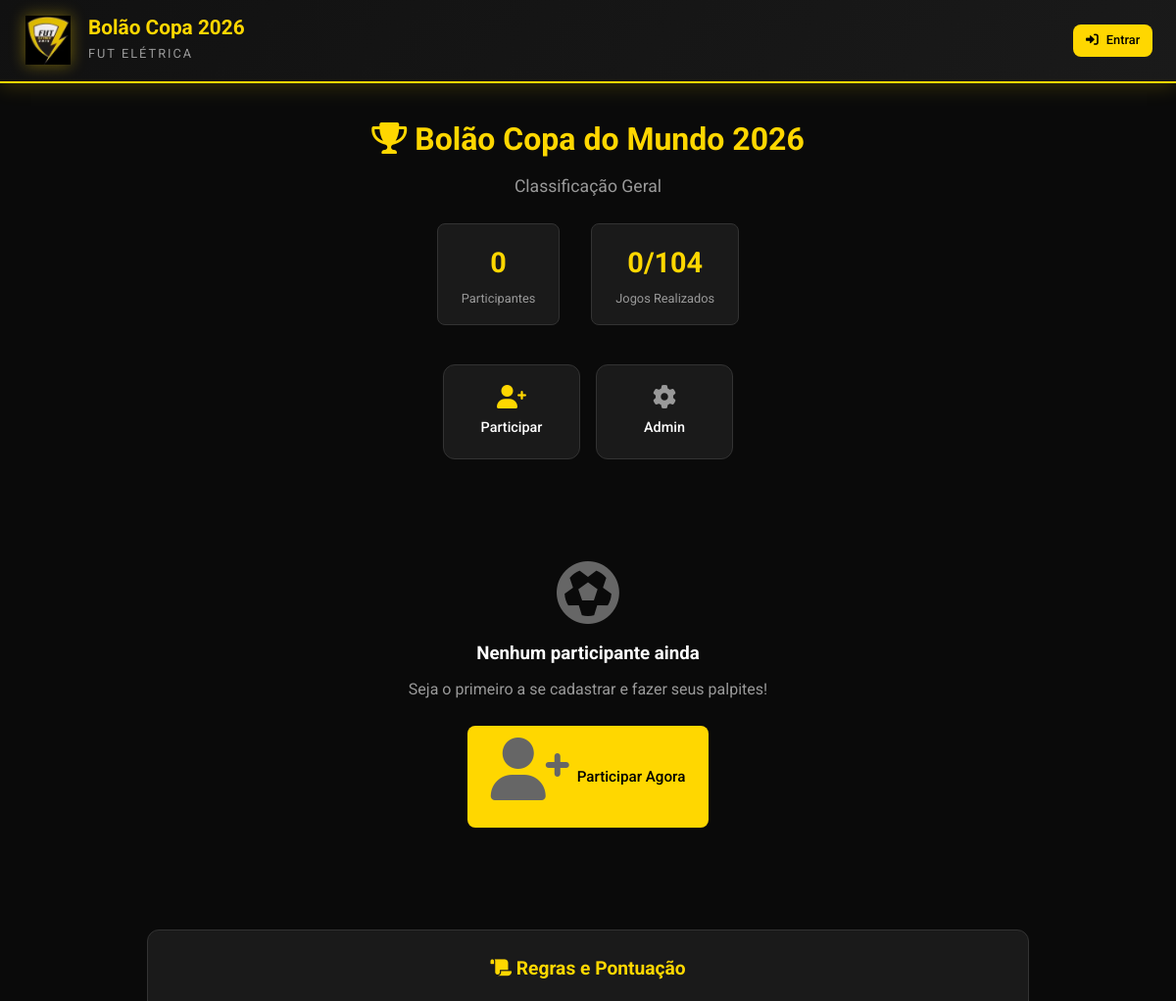
/bolao/ (upper part), run on an earlier commit of the app's database.
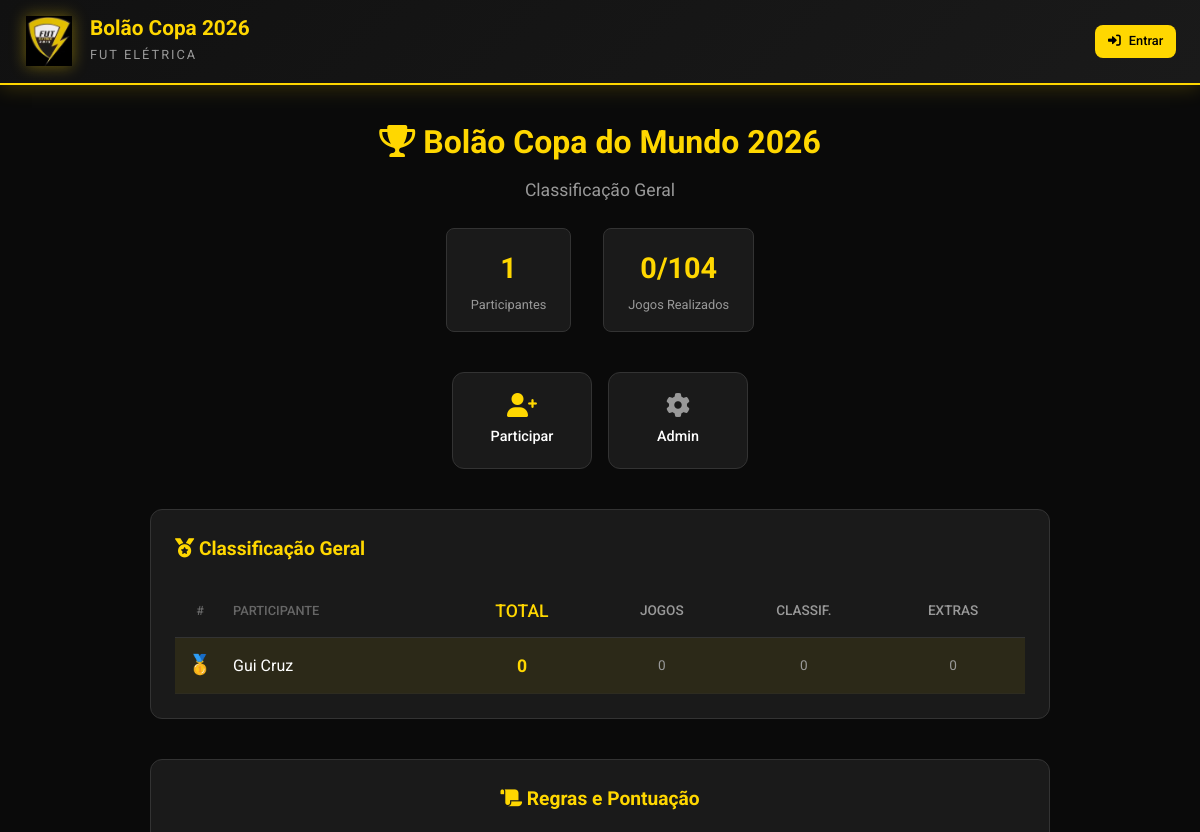
And on a later commit of the database.
### bolao/models.py (models this page shows, shortened)
class Participante(models.Model):
    username = models.CharField(max_length=30, unique=True)
    nome = models.CharField(max_length=50)
    sobrenome = models.CharField(max_length=50)
    pin_hash = models.CharField(max_length=64)
    precisa_redefinir_pin = models.BooleanField(default=False)
    criado_em = models.DateTimeField(auto_now_add=True)
    class Meta:
        ordering = ['nome', 'sobrenome']
    @property
    def nome_completo(self):
        return f"{self.nome} {self.sobrenome}"

### bolao/views.py (the view)
# urls.py: path('', views.home_view, name='home'),
def home_view(request):
    participante = get_participante(request)
    config = ConfigBolao.get_config()
    classificacao = gerar_classificacao_geral()
    jogos_com_resultado = Jogo.objects.filter(
        gols_casa__isnull=False, gols_fora__isnull=False
    ).count()
    total_jogos = Jogo.objects.count()
    prazos_lista = [
        ('Fase de Grupos', PRAZOS_LABEL['grupos']),
        ('16-avos de Final', PRAZOS_LABEL['16avos']),
        ('Oitavas de Final', PRAZOS_LABEL['oitavas']),
        ('Quartas de Final', PRAZOS_LABEL['quartas']),
        ('Semifinais', PRAZOS_LABEL['semi']),
        ('Disputa 3º Lugar', PRAZOS_LABEL['terceiro']),
        ('Final', PRAZOS_LABEL['final']),
    ]
    return render(request, 'bolao/home.html', {
        'participante': participante,
        'classificacao': classificacao,
        'config': config,
        'jogos_com_resultado': jogos_com_resultado,
        'total_jogos': total_jogos,
        'prazos_lista': prazos_lista,
    })

### bolao/models.py (called while the page is built)
    @classmethod
    def get_config(cls):
        config, _ = cls.objects.get_or_create(pk=1)
        return config

### bolao/pontuacao.py (called while the page is built)
def gerar_classificacao_geral():
    participantes = Participante.objects.all()
    classificacao = []
    for p in participantes:
        pontuacao = calcular_pontuacao_participante(p)
        classificacao.append({
            'participante': p,
            'pontos_total': pontuacao['total'],
            'pontos_jogos': pontuacao['jogos'],
            'pontos_classificacao': pontuacao['classificacao'],
            'pontos_extras': pontuacao['extras'],
            'jogos_pontuados': pontuacao['jogos_pontuados'],
        })
    classificacao.sort(key=lambda x: -x['pontos_total'])
    for idx, item in enumerate(classificacao):
        item['posicao'] = idx + 1
    return classificacao

### bolao/views.py (called while the page is built)
def get_participante(request):
    participante_id = request.session.get('participante_id')
    if participante_id:
        try:
            return Participante.objects.get(id=participante_id)
        except Participante.DoesNotExist:
            del request.session['participante_id']
    return None

### templates/bolao/home.html (shortened to what this page needs)
{% extends 'bolao/base_bolao.html' %}
{% load static %}
{% block header_nav %}
<div class="nav-links">
    {% if participante %}
    <a href="{% url 'bolao:palpites' %}" class="btn btn-sm btn-outline">
        <i class="fas fa-futbol"></i> Meus Palpites
    </a>
    <a href="{% url 'bolao:logout' %}" class="btn btn-sm btn-outline">
        <i class="fas fa-sign-out-alt"></i> Sair
    </a>
    {% else %}
    <a href="{% url 'bolao:login' %}" class="btn btn-sm btn-primary">
        <i class="fas fa-sign-in-alt"></i> Entrar
    </a>
    {% endif %}
</div>
{% endblock %}
{% block content %}
<div class="home-container">
    <div class="home-hero">
        <h2><i class="fas fa-trophy"></i> Bolão Copa do Mundo 2026</h2>
        <p class="hero-subtitle">Classificação Geral</p>
        <div class="hero-stats">
            <div class="stat-card">
                <span class="stat-value">{{ classificacao|length }}</span>
                <span class="stat-label">Participantes</span>
            </div>
            <div class="stat-card">
                <span class="stat-value">{{ jogos_com_resultado }}/{{ total_jogos }}</span>
                <span class="stat-label">Jogos Realizados</span>
            </div>
        </div>
    </div>
    <div class="nav-buttons">
        {% if participante %}
        <a href="{% url 'bolao:palpites' %}" class="nav-card">
            <i class="fas fa-edit"></i>
            <span>Meus Palpites</span>
        </a>
        {% else %}
        <a href="{% url 'bolao:login' %}" class="nav-card">
            <i class="fas fa-user-plus"></i>
            <span>Participar</span>
        </a>
        {% endif %}
        <a href="{% url 'bolao:admin_login' %}" class="nav-card nav-card-admin">
            <i class="fas fa-cog"></i>
            <span>Admin</span>
        </a>
    </div>
    {% if classificacao %}
    <div class="classificacao-section">
        <h3><i class="fas fa-medal"></i> Classificação Geral</h3>
        <div class="classificacao-table-wrapper">
            <table class="classificacao-geral">
                <thead>
                    <tr>
                        <th class="col-pos">#</th>
                        <th class="col-nome">Participante</th>
                        <th class="col-pts">Total</th>
                        <th class="col-det">Jogos</th>
                        <th class="col-det">Classif.</th>
                        <th class="col-det">Extras</th>
                    </tr>
                </thead>
                <tbody>
                    {% for item in classificacao %}
                    <tr class="{% if item.posicao == 1 %}row-primeiro{% elif item.posicao == 2 %}row-segundo{% elif item.posicao == 3 %}row-terceiro{% endif %}">
                        <td class="col-pos">
                            {% if item.posicao == 1 %}
                            <span class="medal gold">🥇</span>
                            {% elif item.posicao == 2 %}
                            <span class="medal silver">🥈</span>
                            {% elif item.posicao == 3 %}
                            <span class="medal bronze">🥉</span>
                            {% else %}
                            {{ item.posicao }}º
                            {% endif %}
                        </td>
                        <td class="col-nome">{{ item.participante.nome_completo }}</td>
                        <td class="col-pts"><strong>{{ item.pontos_total }}</strong></td>
                        <td class="col-det">{{ item.pontos_jogos }}</td>
                        <td class="col-det">{{ item.pontos_classificacao }}</td>
                        <td class="col-det">{{ item.pontos_extras }}</td>
                    </tr>
                    {% endfor %}
                </tbody>
            </table>
        </div>
    </div>
    {% else %}
    <div class="empty-state">
        <i class="fas fa-futbol"></i>
        <h3>Nenhum participante ainda</h3>
        <p>Seja o primeiro a se cadastrar e fazer seus palpites!</p>
        <a href="{% url 'bolao:login' %}" class="btn btn-primary">
            <i class="fas fa-user-plus"></i> Participar Agora
        </a>
    </div>
    {% endif %}
    <div class="regras-section">
        <h3 class="regras-titulo"><i class="fas fa-scroll"></i> Regras e Pontuação</h3>
    </div>
</div>
{% endblock %}

### templates/bolao/base_bolao.html (shortened to what this page needs)
<!DOCTYPE html>
<html lang="pt-BR">
<head>
    {% load static %}
    <link rel="stylesheet" href="{% static 'css/bolao.css' %}">
    <link href="https://cdnjs.cloudflare.com/ajax/libs/font-awesome/6.0.0/css/all.min.css" rel="stylesheet">
</head>
<body>
    <header class="bolao-header">
        <div class="header-container">
            <a href="{% url 'bolao:login' %}" class="header-logo">
                <img src="{% static 'images/logo.png' %}" alt="Fut Elétrica" class="logo-img">
                <div class="header-title">
                    <h1>Bolão Copa 2026</h1>
                    <span class="header-subtitle">Fut Elétrica</span>
                </div>
            </a>
            <nav class="header-nav">
                {% block header_nav %}{% endblock %}
            </nav>
        </div>
    </header>
    <main class="bolao-main">
        {% block content %}{% endblock %}
    </main>
</body>
</html>

What changed in the data, as far as the page shows it:
added Participante: participante.nome_completo "Gui Cruz", pontos_total "0", pontos_jogos "0", pontos_classificacao "0", pontos_extras "0"
Also different on the page:
{{ classificacao|length }}: "0" → "1"
text no longer shown: "Nenhum participante ainda Seja o primeiro a se cadastrar e fazer seus palpites! Participar Agora"
text now shown: "Classificação Geral # PARTICIPANTE TOTAL JOGOS CLASSIF. EXTRAS"
